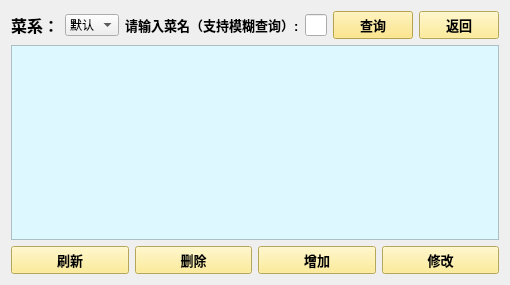
<?xml version="1.0" encoding="UTF-8"?>
<ui version="4.0">
 <class>OperationOnDishes</class>
 <widget class="QWidget" name="OperationOnDishes">
  <property name="geometry">
   <rect>
    <x>0</x>
    <y>0</y>
    <width>310</width>
    <height>285</height>
   </rect>
  </property>
  <property name="sizePolicy">
   <sizepolicy hsizetype="Preferred" vsizetype="Preferred">
    <horstretch>0</horstretch>
    <verstretch>0</verstretch>
   </sizepolicy>
  </property>
  <property name="minimumSize">
   <size>
    <width>0</width>
    <height>0</height>
   </size>
  </property>
  <property name="maximumSize">
   <size>
    <width>310</width>
    <height>16777215</height>
   </size>
  </property>
  <property name="baseSize">
   <size>
    <width>1200</width>
    <height>700</height>
   </size>
  </property>
  <property name="windowTitle">
   <string>Form</string>
  </property>
  <layout class="QGridLayout" name="gridLayout">
   <item row="1" column="0" rowspan="2" colspan="2">
    <widget class="QTableWidget" name="tableWidget">
     <property name="sizePolicy">
      <sizepolicy hsizetype="Maximum" vsizetype="Maximum">
       <horstretch>0</horstretch>
       <verstretch>0</verstretch>
      </sizepolicy>
     </property>
     <property name="maximumSize">
      <size>
       <width>700</width>
       <height>500</height>
      </size>
     </property>
     <property name="baseSize">
      <size>
       <width>650</width>
       <height>500</height>
      </size>
     </property>
     <property name="autoFillBackground">
      <bool>true</bool>
     </property>
     <property name="styleSheet">
      <string notr="true">color: rgb(0, 0, 0);
background-color: rgb(221, 249, 255);</string>
     </property>
    </widget>
   </item>
   <item row="0" column="0" colspan="2">
    <layout class="QHBoxLayout" name="horizontalLayout_3">
     <property name="sizeConstraint">
      <enum>QLayout::SetFixedSize</enum>
     </property>
     <item>
      <widget class="QLabel" name="label_2">
       <property name="font">
        <font>
         <family>Arial Black</family>
         <pointsize>12</pointsize>
         <bold>true</bold>
        </font>
       </property>
       <property name="text">
        <string>菜系：</string>
       </property>
      </widget>
     </item>
     <item>
      <widget class="QComboBox" name="comboBox">
       <property name="sizePolicy">
        <sizepolicy hsizetype="Maximum" vsizetype="Fixed">
         <horstretch>0</horstretch>
         <verstretch>0</verstretch>
        </sizepolicy>
       </property>
       <item>
        <property name="text">
         <string>默认</string>
        </property>
       </item>
       <item>
        <property name="text">
         <string>粤菜</string>
        </property>
       </item>
       <item>
        <property name="text">
         <string>鲁菜</string>
        </property>
       </item>
       <item>
        <property name="text">
         <string>川菜</string>
        </property>
       </item>
       <item>
        <property name="text">
         <string>闽菜</string>
        </property>
       </item>
       <item>
        <property name="text">
         <string>浙菜</string>
        </property>
       </item>
       <item>
        <property name="text">
         <string>清真</string>
        </property>
       </item>
       <item>
        <property name="text">
         <string/>
        </property>
       </item>
       <item>
        <property name="text">
         <string/>
        </property>
       </item>
      </widget>
     </item>
     <item>
      <widget class="QLabel" name="label">
       <property name="sizePolicy">
        <sizepolicy hsizetype="Preferred" vsizetype="Fixed">
         <horstretch>0</horstretch>
         <verstretch>0</verstretch>
        </sizepolicy>
       </property>
       <property name="font">
        <font>
         <family>Arial</family>
         <pointsize>10</pointsize>
         <bold>true</bold>
        </font>
       </property>
       <property name="text">
        <string>请输入菜名（支持模糊查询）:</string>
       </property>
      </widget>
     </item>
     <item>
      <widget class="QLineEdit" name="lineEdit">
       <property name="sizePolicy">
        <sizepolicy hsizetype="Preferred" vsizetype="Maximum">
         <horstretch>0</horstretch>
         <verstretch>0</verstretch>
        </sizepolicy>
       </property>
      </widget>
     </item>
     <item>
      <widget class="QPushButton" name="pushButton_4">
       <property name="font">
        <font>
         <family>Arial</family>
         <pointsize>10</pointsize>
         <bold>true</bold>
        </font>
       </property>
       <property name="styleSheet">
        <string notr="true">background-color: rgb(255, 225, 105);</string>
       </property>
       <property name="text">
        <string>查询</string>
       </property>
      </widget>
     </item>
     <item>
      <widget class="QPushButton" name="pushButton_3">
       <property name="font">
        <font>
         <family>Arial</family>
         <pointsize>10</pointsize>
         <bold>true</bold>
        </font>
       </property>
       <property name="styleSheet">
        <string notr="true">background-color: rgb(255, 233, 123);</string>
       </property>
       <property name="text">
        <string>返回</string>
       </property>
      </widget>
     </item>
    </layout>
   </item>
   <item row="4" column="0" colspan="2">
    <layout class="QHBoxLayout" name="horizontalLayout">
     <item>
      <widget class="QPushButton" name="pushButton_6">
       <property name="font">
        <font>
         <family>Arial</family>
         <pointsize>10</pointsize>
         <bold>true</bold>
        </font>
       </property>
       <property name="styleSheet">
        <string notr="true">background-color: rgb(255, 233, 123);</string>
       </property>
       <property name="text">
        <string>刷新</string>
       </property>
      </widget>
     </item>
     <item>
      <widget class="QPushButton" name="pushButton_2">
       <property name="font">
        <font>
         <family>Arial</family>
         <pointsize>10</pointsize>
         <bold>true</bold>
        </font>
       </property>
       <property name="styleSheet">
        <string notr="true">background-color: rgb(255, 233, 123);</string>
       </property>
       <property name="text">
        <string>删除</string>
       </property>
      </widget>
     </item>
     <item>
      <widget class="QPushButton" name="pushButton">
       <property name="enabled">
        <bool>true</bool>
       </property>
       <property name="sizePolicy">
        <sizepolicy hsizetype="Minimum" vsizetype="Fixed">
         <horstretch>0</horstretch>
         <verstretch>0</verstretch>
        </sizepolicy>
       </property>
       <property name="font">
        <font>
         <family>Arial</family>
         <pointsize>10</pointsize>
         <bold>true</bold>
        </font>
       </property>
       <property name="styleSheet">
        <string notr="true">background-color: rgb(255, 233, 123);</string>
       </property>
       <property name="text">
        <string>增加</string>
       </property>
      </widget>
     </item>
     <item>
      <widget class="QPushButton" name="pushButton_5">
       <property name="font">
        <font>
         <family>Arial</family>
         <pointsize>10</pointsize>
         <bold>true</bold>
        </font>
       </property>
       <property name="styleSheet">
        <string notr="true">background-color: rgb(255, 233, 123);</string>
       </property>
       <property name="text">
        <string>修改</string>
       </property>
      </widget>
     </item>
    </layout>
   </item>
  </layout>
 </widget>
 <resources/>
 <connections/>
</ui>
